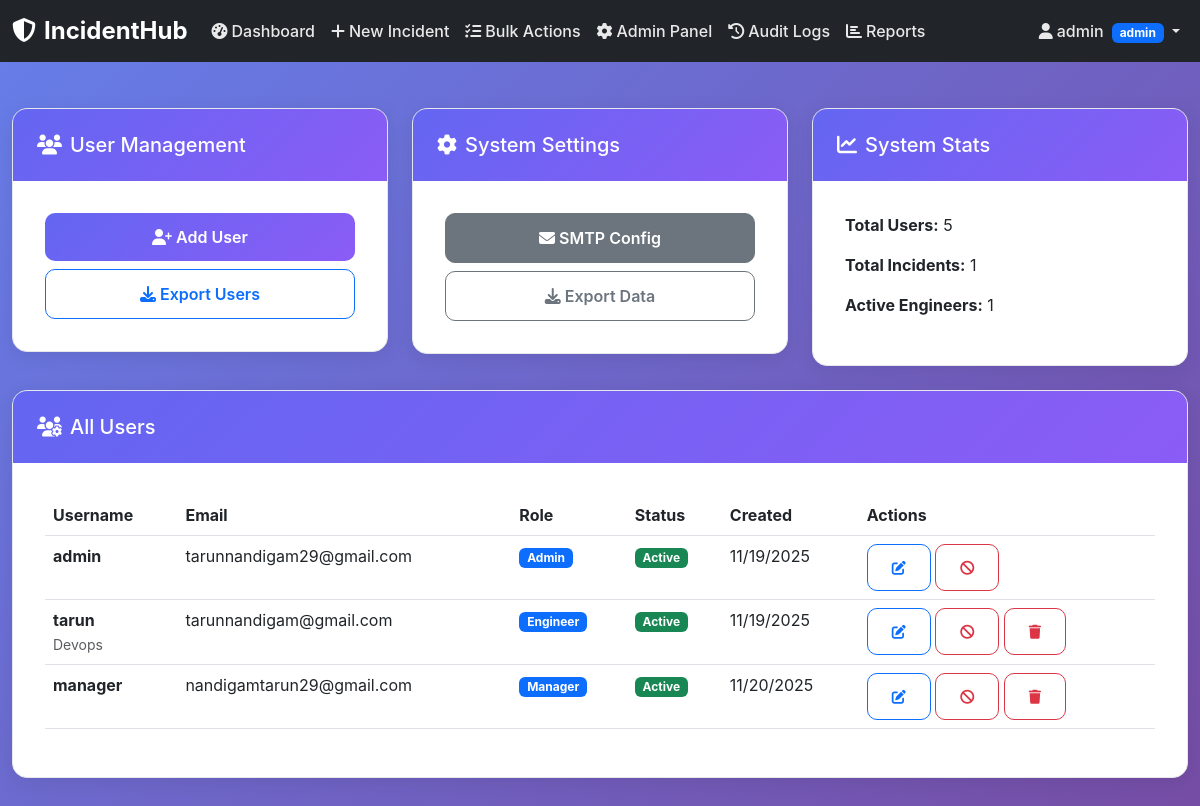
Before: /admin_panel (signed in) with the older database file.
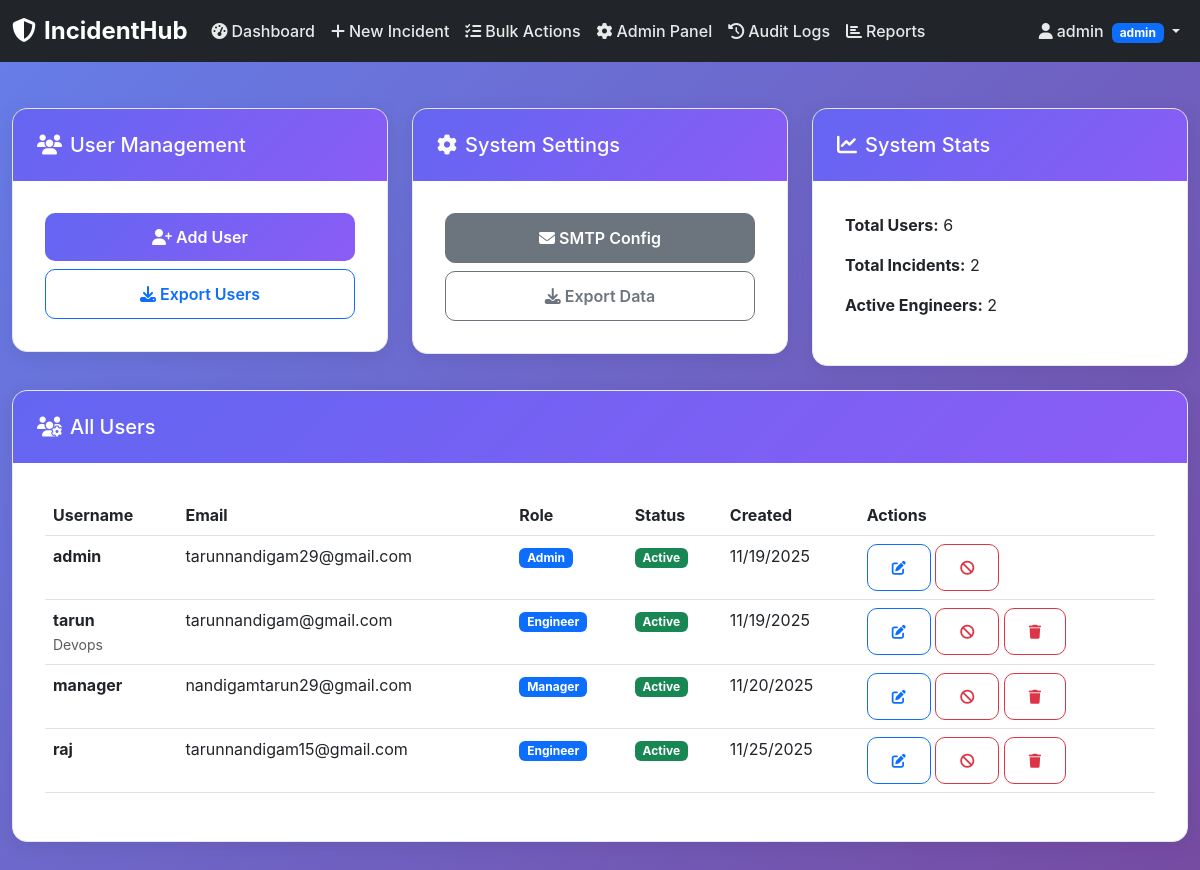
After: the same page with the newer database file.
### app.py (models this page shows, shortened)
class User(db.Model):
    id = db.Column(db.Integer, primary_key=True)
    username = db.Column(db.String(80), unique=True, nullable=False)
    email = db.Column(db.String(120), unique=True, nullable=False)
    role = db.Column(db.String(20), nullable=False, default='reporter')
    specialization = db.Column(db.String(50))
    password_hash = db.Column(db.String(255), nullable=False)
    created_at = db.Column(db.DateTime, default=datetime.utcnow)
    is_active = db.Column(db.Boolean, default=True)
    permissions = db.Column(db.Text)

### app.py (the view)
@app.route('/admin_panel')
@login_required
def admin_panel():
    user = User.query.get(session['user_id'])
    if user.role != 'admin':
        flash('Admin access required', 'error')
        return redirect('/dashboard')
    users = User.query.filter_by(is_active=True).all()
    user_count = User.query.count()
    incident_count = Incident.query.filter_by(is_deleted=False).count()
    engineer_count = User.query.filter_by(role='engineer', is_active=True).count()
    return render_template('admin_panel.html',
                         users=users,
                         user_count=user_count,
                         incident_count=incident_count,
                         engineer_count=engineer_count)

### app.py (called while the page is built)
def login_required(f):
    @wraps(f)
    def decorated_function(*args, **kwargs):
        if 'user_id' not in session:
            return redirect('/login')
        return f(*args, **kwargs)
    return decorated_function

### templates/admin_panel.html (shortened to what the changed rows need)
{% extends "base.html" %}
{% block content %}
<div class="container-fluid">
    <div class="row">
        <div class="col-lg-4 mb-4">
            <div class="content-card">
                <div class="content-body">
                    <p><strong>Total Users:</strong> {{ user_count }}</p>
                    <p><strong>Total Incidents:</strong> {{ incident_count }}</p>
                    <p><strong>Active Engineers:</strong> {{ engineer_count }}</p>
                </div>
            </div>
        </div>
    </div>
    <div class="row">
        <div class="col-12">
            <div class="content-card">
                <div class="content-body">
                    <div class="table-responsive">
                        <table class="table table-hover">
                            <thead>
                                <tr>
                                    <th>Username</th>
                                    <th>Email</th>
                                    <th>Role</th>
                                    <th>Status</th>
                                    <th>Created</th>
                                    <th>Actions</th>
                                </tr>
                            </thead>
                            <tbody>
                                {% for user in users %}
                                <tr>
                                    <td>
                                        <strong>{{ user.username }}</strong>
                                        {% if user.specialization %}<br><small class="text-muted">{{ user.specialization.title() }}</small>{% endif %}
                                    </td>
                                    <td>{{ user.email }}</td>
                                    <td><span class="badge bg-primary">{{ user.role.title() }}</span></td>
                                    <td>
                                        <span class="badge {% if user.is_active %}bg-success{% else %}bg-danger{% endif %}">
                                            {% if user.is_active %}Active{% else %}Inactive{% endif %}
                                        </span>
                                    </td>
                                    <td>{{ user.created_at.strftime('%m/%d/%Y') }}</td>
                                    <td>
                                        <button class="btn btn-sm btn-outline-primary" onclick="editUser({{ user.id }}, '{{ user.username }}', '{{ user.email }}', '{{ user.role }}', '{{ user.specialization or '' }}')">
                                            <i class="fas fa-edit"></i>
                                        </button>
                                        <button class="btn btn-sm btn-outline-{% if user.is_active %}danger{% else %}success{% endif %}" onclick="toggleUser({{ user.id }}, {{ user.is_active|lower }})">
                                            <i class="fas fa-{% if user.is_active %}ban{% else %}check{% endif %}"></i>
                                        </button>
                                        {% if user.role != 'admin' %}
                                        <button class="btn btn-sm btn-outline-danger" onclick="deleteUser({{ user.id }}, '{{ user.username }}')">
                                            <i class="fas fa-trash"></i>
                                        </button>
                                        {% endif %}
                                    </td>
                                </tr>
                                {% endfor %}
                            </tbody>
                        </table>
                    </div>
                </div>
            </div>
        </div>
    </div>
</div>
{% endblock %}

Changed rows visible on the page:
added User: username "raj", email "tarunnandigam15@gmail.com", role "Engineer", is_active "Active", created_at "11/25/2025"
Other visible differences:
{{ user_count }}: "5" → "6"
{{ incident_count }}: "1" → "2"
{{ engineer_count }}: "1" → "2"
